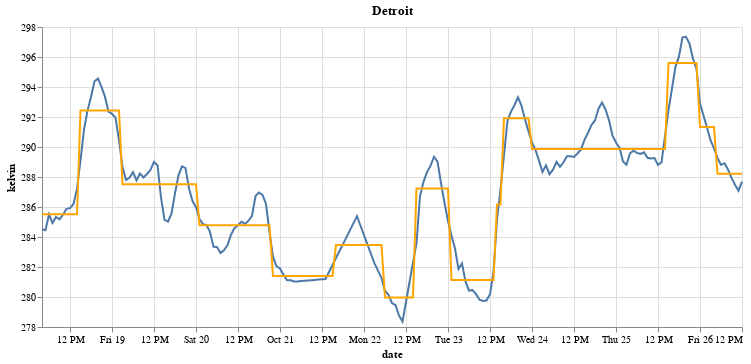

Notebook code for this chart:
### Markdown cell above
Here are the predictions.  If you count, there should be 15 horizontal line segments, corresponding to the 15 leaf nodes.  (Remember that each leaf node corresponds to a region, and all inputs in a region have the same output.)

### Code cell
c1 = alt.Chart(df).mark_line().encode(
    x="date",
    y=alt.Y("Detroit", scale=alt.Scale(zero=False), title="kelvin")
).properties(
    width=700,
    title="Detroit"
)

c2 = alt.Chart(df).mark_line(color="orange").encode(
    x="date",
    y=alt.Y("pred_tree", scale=alt.Scale(zero=False), title="kelvin")
    # Doesn't work.  color="orange"
    # Does work.  color=alt.value("orange")
)

c1+c2

### Figure 1 — Vega-Lite specification as saved in the notebook (floating-point values rounded to 4 significant figures; data arrays with more than 128 entries replaced by an {"elided": "..."} marker saying what was removed)
{"config": {"view": {"continuousWidth": 400, "continuousHeight": 300}}, "layer": [{"mark": "line", "encoding": {"x": {"field": "date", "type": "temporal"}, "y": {"field": "Detroit", "scale": {"zero": false}, "title": "kelvin", "type": "quantitative"}}, "title": "Detroit", "width": 700}, {"mark": {"type": "line", "color": "orange"}, "encoding": {"x": {"field": "date", "type": "temporal"}, "y": {"field": "pred_tree", "scale": {"zero": false}, "title": "kelvin", "type": "quantitative"}}}], "data": {"name": "data-f33160022023332e8232ee3de6fb552a"}, "$schema": "https://vega.github.io/schema/vega-lite/v4.17.0.json", "datasets": {"data-f33160022023332e8232ee3de6fb552a": {"elided": "201 records"}}}
